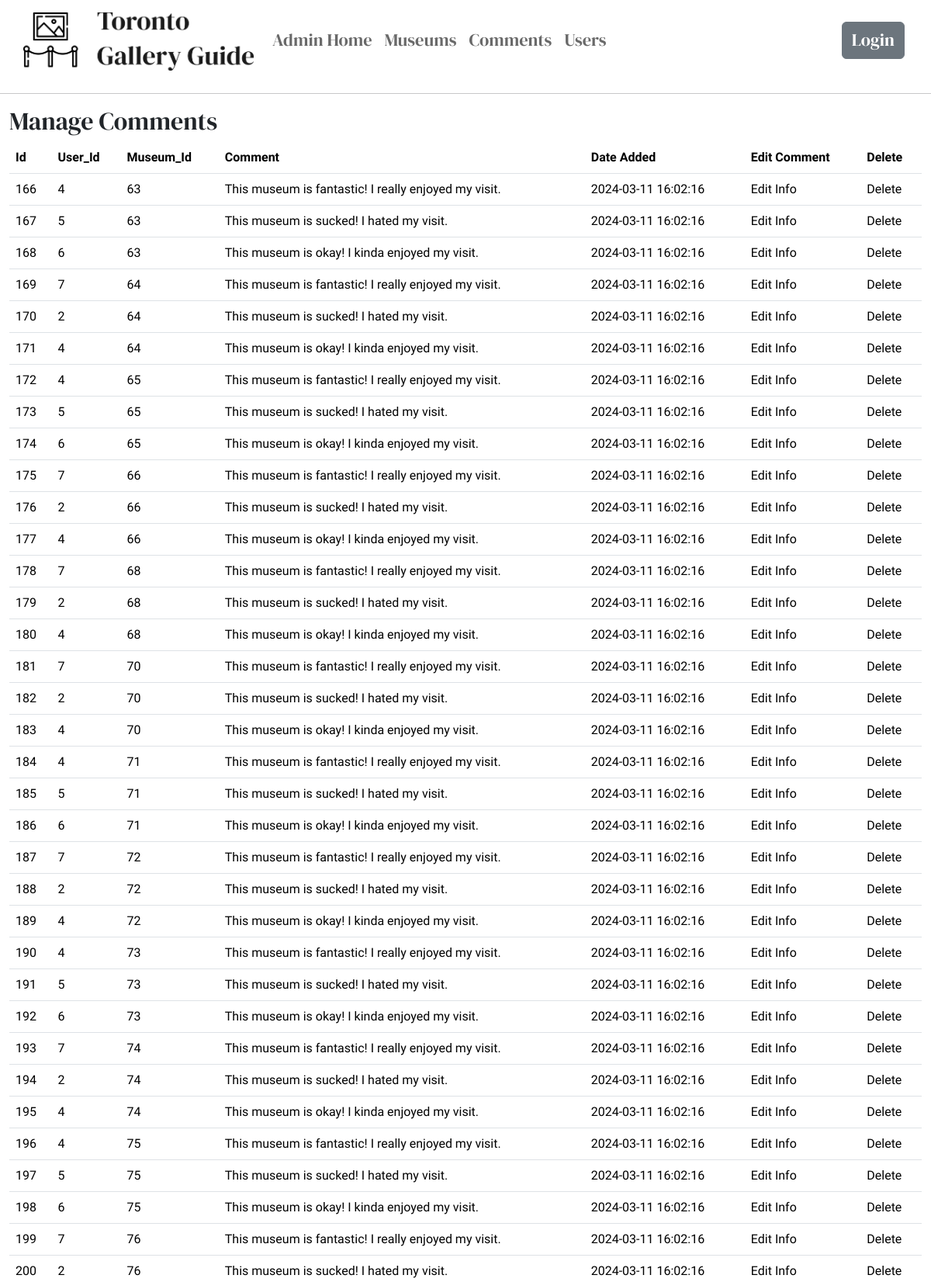
The page /admin/comments.php (signed in, upper part) on the database its author committed.
### tables this page shows
CREATE TABLE `comments` (
  `id` int(10) UNSIGNED NOT NULL,
  `user_id` int(10) UNSIGNED NOT NULL,
  `museum_id` int(3) NOT NULL,
  `comment` text NOT NULL,
  `dateAdded` datetime NOT NULL DEFAULT CURRENT_TIMESTAMP
);

### admin/comments.php (the view, shortened to what this page needs)
<?php
include( '../includes/database.php' );
include( '../includes/header.php' );
$query = 'SELECT *
  FROM comments
  ORDER BY id';
$result = mysqli_query( $connect, $query );
?>
<h2>Manage Comments</h2>
<table class="table">
  <thead>
  <tr>
    <th scope="col">Id</th>
    <th scope="col">User_Id</th>
    <th scope="col">Museum_Id</th>
    <th scope="col">Comment</th>
    <th scope="col">Date Added</th>
    <th scope="col">Edit Comment</th>
    <th scope="col">Delete</th>
  </tr>
  </thead>
  <tbody>
  <?php while( $record = mysqli_fetch_assoc( $result ) ): ?>
    <tr>
      <td><?php echo $record['id']; ?></td>
      <td>
        <?php echo $record['user_id']; ?>
    </td>
    <td>
        <?php echo $record['museum_id']; ?>
    </td>
    <td>
        <?php echo $record['comment']; ?>
    </td>
    <td>
        <?php echo $record['dateAdded']; ?>
    </td>
    <td>
        Edit Info
    </td>
    <td>
        Delete
    </td>
    </tr>
  <?php endwhile; ?>
  </tbody>
</table>
<?php
include( '../includes/footer.php' );
?>

### admin/css/styles.css (style rules this page uses)
h1, h2, h3, h4, h5, h6 { font-family: "DM Serif Display", serif; }
body { font-family: "Quattrocento", serif; }

### rows shown on the page
comments: id "166", user "4", museum "63", comment "This museum is fantastic! I really enjoyed my visit.", dateAdded "2024-03-11 16:02:16"
comments: id "167", user "5", museum "63", comment "This museum is sucked! I hated my visit.", dateAdded "2024-03-11 16:02:16"
comments: id "168", user "6", museum "63", comment "This museum is okay! I kinda enjoyed my visit.", dateAdded "2024-03-11 16:02:16"
comments: id "169", user "7", museum "64", comment "This museum is fantastic! I really enjoyed my visit.", dateAdded "2024-03-11 16:02:16"
comments: id "170", user "2", museum "64", comment "This museum is sucked! I hated my visit.", dateAdded "2024-03-11 16:02:16"
comments: id "171", user "4", museum "64", comment "This museum is okay! I kinda enjoyed my visit.", dateAdded "2024-03-11 16:02:16"
comments: id "172", user "4", museum "65", comment "This museum is fantastic! I really enjoyed my visit.", dateAdded "2024-03-11 16:02:16"
comments: id "173", user "5", museum "65", comment "This museum is sucked! I hated my visit.", dateAdded "2024-03-11 16:02:16"
comments: id "174", user "6", museum "65", comment "This museum is okay! I kinda enjoyed my visit.", dateAdded "2024-03-11 16:02:16"
comments: id "175", user "7", museum "66", comment "This museum is fantastic! I really enjoyed my visit.", dateAdded "2024-03-11 16:02:16"
comments: id "176", user "2", museum "66", comment "This museum is sucked! I hated my visit.", dateAdded "2024-03-11 16:02:16"
comments: id "177", user "4", museum "66", comment "This museum is okay! I kinda enjoyed my visit.", dateAdded "2024-03-11 16:02:16"
comments: id "178", user "7", museum "68", comment "This museum is fantastic! I really enjoyed my visit.", dateAdded "2024-03-11 16:02:16"
comments: id "179", user "2", museum "68", comment "This museum is sucked! I hated my visit.", dateAdded "2024-03-11 16:02:16"
comments: id "180", user "4", museum "68", comment "This museum is okay! I kinda enjoyed my visit.", dateAdded "2024-03-11 16:02:16"
comments: id "181", user "7", museum "70", comment "This museum is fantastic! I really enjoyed my visit.", dateAdded "2024-03-11 16:02:16"
comments: id "182", user "2", museum "70", comment "This museum is sucked! I hated my visit.", dateAdded "2024-03-11 16:02:16"
comments: id "183", user "4", museum "70", comment "This museum is okay! I kinda enjoyed my visit.", dateAdded "2024-03-11 16:02:16"
comments: id "184", user "4", museum "71", comment "This museum is fantastic! I really enjoyed my visit.", dateAdded "2024-03-11 16:02:16"
comments: id "185", user "5", museum "71", comment "This museum is sucked! I hated my visit.", dateAdded "2024-03-11 16:02:16"
comments: id "186", user "6", museum "71", comment "This museum is okay! I kinda enjoyed my visit.", dateAdded "2024-03-11 16:02:16"
comments: id "187", user "7", museum "72", comment "This museum is fantastic! I really enjoyed my visit.", dateAdded "2024-03-11 16:02:16"
comments: id "188", user "2", museum "72", comment "This museum is sucked! I hated my visit.", dateAdded "2024-03-11 16:02:16"
comments: id "189", user "4", museum "72", comment "This museum is okay! I kinda enjoyed my visit.", dateAdded "2024-03-11 16:02:16"
comments: id "190", user "4", museum "73", comment "This museum is fantastic! I really enjoyed my visit.", dateAdded "2024-03-11 16:02:16"
comments: id "191", user "5", museum "73", comment "This museum is sucked! I hated my visit.", dateAdded "2024-03-11 16:02:16"
comments: id "192", user "6", museum "73", comment "This museum is okay! I kinda enjoyed my visit.", dateAdded "2024-03-11 16:02:16"
comments: id "193", user "7", museum "74", comment "This museum is fantastic! I really enjoyed my visit.", dateAdded "2024-03-11 16:02:16"
comments: id "194", user "2", museum "74", comment "This museum is sucked! I hated my visit.", dateAdded "2024-03-11 16:02:16"
comments: id "195", user "4", museum "74", comment "This museum is okay! I kinda enjoyed my visit.", dateAdded "2024-03-11 16:02:16"
comments: id "196", user "4", museum "75", comment "This museum is fantastic! I really enjoyed my visit.", dateAdded "2024-03-11 16:02:16"
comments: id "197", user "5", museum "75", comment "This museum is sucked! I hated my visit.", dateAdded "2024-03-11 16:02:16"
comments: id "198", user "6", museum "75", comment "This museum is okay! I kinda enjoyed my visit.", dateAdded "2024-03-11 16:02:16"
comments: id "199", user "7", museum "76", comment "This museum is fantastic! I really enjoyed my visit.", dateAdded "2024-03-11 16:02:16"
comments: id "200", user "2", museum "76", comment "This museum is sucked! I hated my visit.", dateAdded "2024-03-11 16:02:16"
